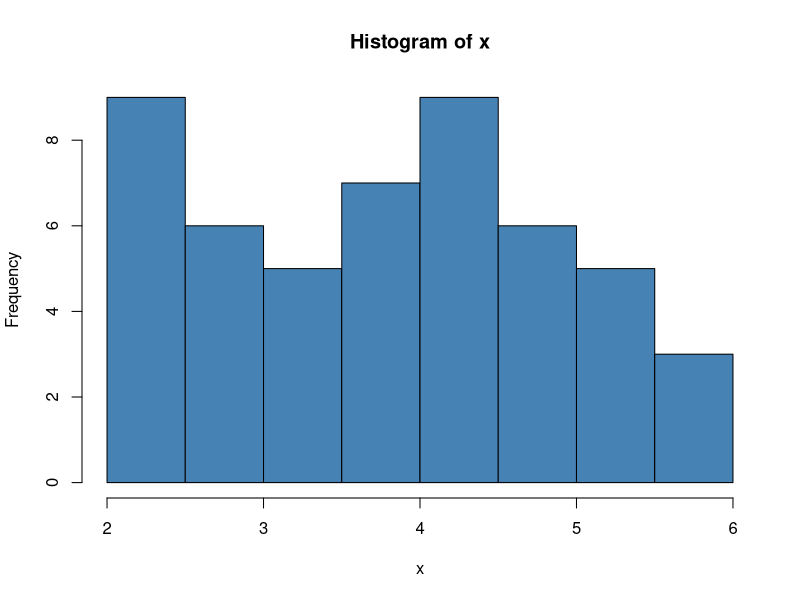
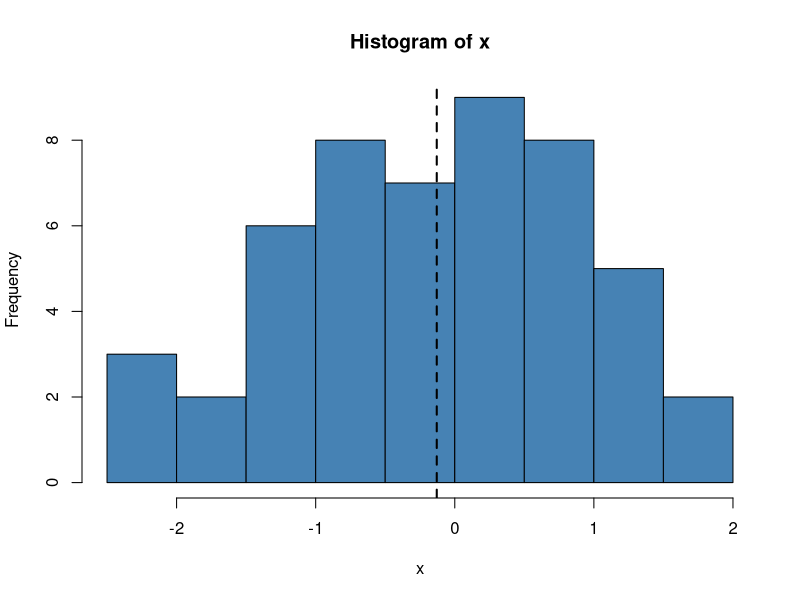
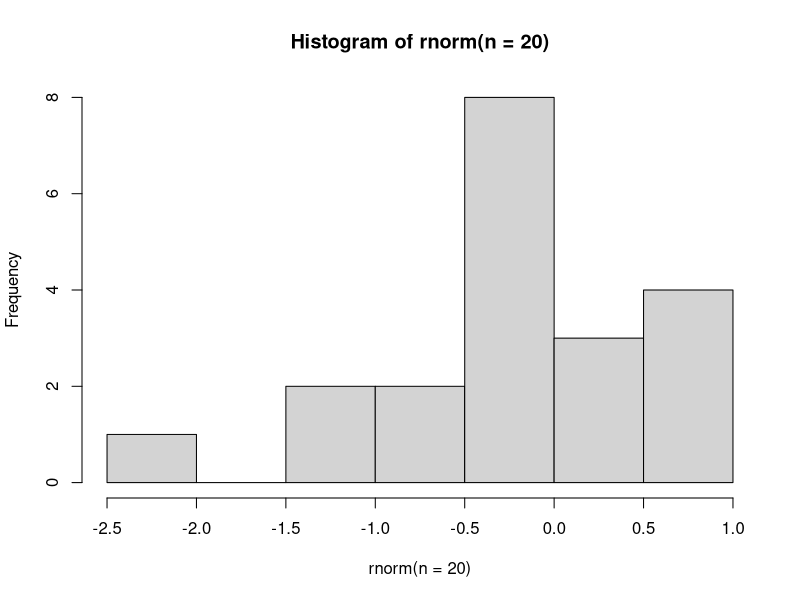

Write R code to recreate these figures, in order.
# Statistics for Linguists: An Introduction Using R
# Code presented inside Chapter 3


# --------------------------------------------------------
# 3.7. Summary statistics in R:

# Generate 50 random uniformly distributed numbers:

x <- runif(50)

# Check:

x

# Specify min and max:

x <- runif(50, min = 2, max = 6)

# Check:

head(x)

# Create a quick-and-dirty base R plot:

hist(x, col = 'steelblue')

# Generate random normally distributed numbers & plot 'em:

x <- rnorm(50)
hist(x, col = 'steelblue')
abline(v = mean(x), lty = 2, lwd = 2)

# Create random data with mean = 5 and SD = 2:

x <- rnorm(50, mean = 5, sd = 2)

# Check mean and SD:

mean(x)
sd(x)

# Check the percentiles:

quantile(x)

# Check the values that span the 68% interval:

quantile(x, 0.16)
quantile(x, 0.84)

# This should correspond to +/- 1 SD around the mean:

mean(x) - sd(x)
mean(x) + sd(x)

# The values of the 95% interval:

quantile(x, 0.025)
quantile(x, 0.975)

# This should correspond to +/- 2 SD around the mean:

mean(x) - 2 * sd(x)
mean(x) + 2 * sd(x)

# Execture repeatedly to get a feel for the normal:

hist(rnorm(n = 20))



# --------------------------------------------------------
# 3.8. Exploring the emotional valence ratings:

# Load tidyverse and Warriner et al. (2013) data:

library(tidyverse)

war <- read_csv('warriner_2013_emotional_valence.csv')

# Check:

war

# Check valence measure range:

range(war$Val)

# Check the least and most positive wors:

filter(war, Val == min(Val) | Val == max(Val))

# Same thing, but more compact:

filter(war, Val %in% range(Val))

# Check tibble in ascending order:

arrange(war, Val)

# And descending order:

arrange(war, desc(Val))

# Mean and SD:

mean(war$Val)
sd(war$Val)

# 68% rule:

mean(war$Val) + sd(war$Val)
mean(war$Val) - sd(war$Val)

# Confirm:

quantile(war$Val, c(0.16, 0.84))

# Median:

median(war$Val)

# Which is the same as the 50th percentile:

quantile(war$Val, 0.5)


